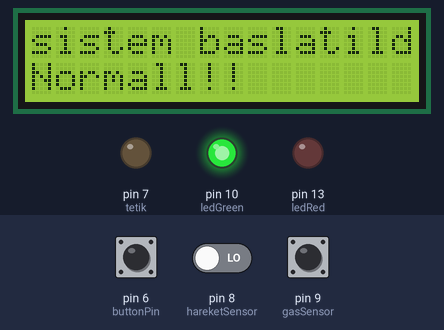
Recording of a sketch running on a simulated Arduino Uno, built with avr-gcc and run on an emulated ATmega328P. Shown: 16×2 character LCD, output pins drawn as LEDs (lit = HIGH). The test bench sets the inputs (shaded band); at power-on: pin 8 (hareketSensor) LOW, pin 9 (gasSensor) LOW, pin 6 (buttonPin) LOW.

Above: at 1.2 s.
1.3 s: pin 8 (hareketSensor) driven HIGH
At 2.0 s:
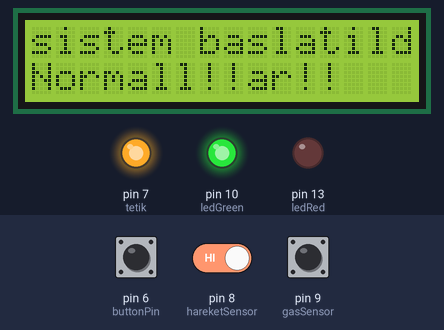
2.9 s: pin 9 (gasSensor) driven HIGH
At 4.4 s:
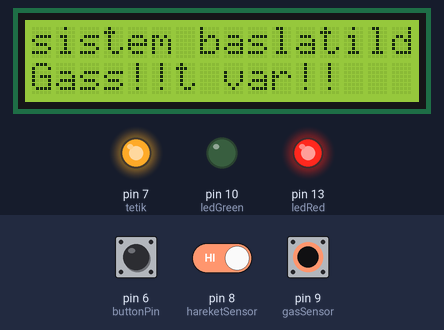
4.8 s: pin 8 (hareketSensor) driven LOW
At 5.2 s:
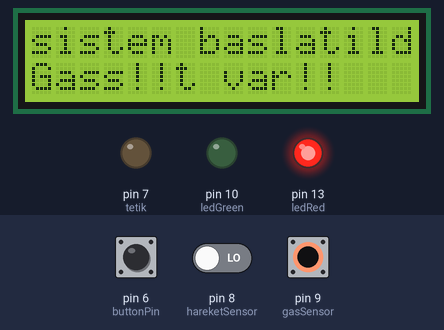
6.4 s: pin 6 (buttonPin) pulled HIGH for 0.25 s
At 8.1 s:
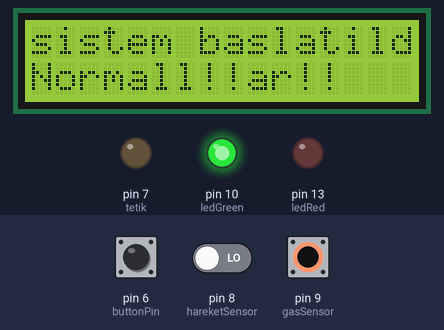
8.4 s: pin 9 (gasSensor) pulsed LOW 5 times (0.12 s each, 0.3 s apart)
At 11.0 s:
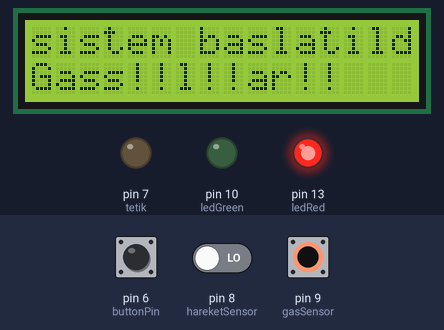
11.4 s: pin 6 (buttonPin) pulled HIGH for 1 s
At 12.9 s:
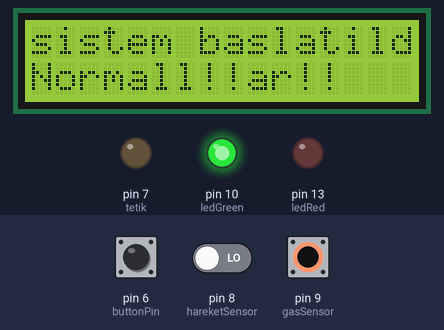
Timing chart, 0 to 14.4 s (numbered marks = the images above; inputs shaded):
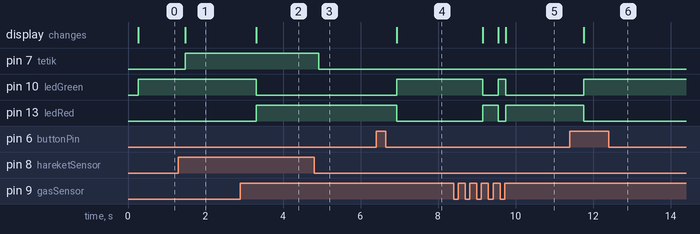

The sketch:

sketch_may26a.ino
```cpp
#include <LiquidCrystal.h>
//bayrak pinlerini ayarlamak için
LiquidCrystal lcd(12, 11, 5, 4, 3, 2);

//sensör, buton ve led pinleri
int hareketSensor = 8;
int gasSensor     = 9;
int buttonPin     = 6;
int ledRed        = 13;
int ledGreen      = 10;
int tetik         = 7;

//gaz, buton ve sistem kapatma durumu
boolean gasStat    = 0;
boolean buttonStat = 0;
boolean systemFlag = 0;
boolean hareketSensorValue = 0;


void setup() {
  lcd.begin(16,2);

  //giriş ve çıkış pin atamalrı
  pinMode(ledRed, OUTPUT);
  pinMode(ledGreen, OUTPUT);
  pinMode(tetik, OUTPUT);
  pinMode(gasSensor, INPUT);
  pinMode(hareketSensor, INPUT);
  pinMode(buttonPin, INPUT);
  digitalWrite(ledRed, LOW);
  digitalWrite(ledGreen, LOW);
  lcd.print("sistem baslatildi.....");

}

void loop() {
  //pinleri aldık
  gasStat = digitalRead(gasSensor);
  delay(50);
  buttonStat = digitalRead(buttonPin);
  delay(50);
  hareketSensorValue= digitalRead(hareketSensor);
  delay(100);

  if(hareketSensorValue==1)
  {
    digitalWrite(tetik, HIGH);
    //alt satır sağa
    lcd.setCursor(0,1);
    lcd.print("hareket var!!");
  }else{
    digitalWrite(tetik, LOW);
  };


  //gaz durumu 1 sistem 0 ise
  if(gasStat == 1 && systemFlag == 0){
    //buton 1 ise sistem 1 yapıp işlemi durduracak
    if(buttonStat == 1){
      systemFlag = 1;
    }
    //gaz olduğuna dair kırmızı led yanar
    digitalWrite(ledGreen, LOW);
    digitalWrite(ledRed, HIGH);
    lcd.setCursor(0,1);
    lcd.print("Gass!!");
    }else{
      //gaz olmadığında yeşil led yanacak/
      if(gasStat == 0){
        systemFlag = 0;
      }
    digitalWrite(ledGreen, HIGH);
    digitalWrite(ledRed, LOW);
    lcd.setCursor(0,1);
    lcd.print("Normall!!");
 };
}
```

Measured:
- after the input at 1.3 s, pin 7 (tetik): LOW → HIGH after 0.17 s; the display: changes after 0.18 s (image 1)
- after the input at 2.9 s, pin 10 (ledGreen): HIGH → LOW after 0.40 s; pin 13 (ledRed): LOW → HIGH after 0.40 s; the display: changes after 0.41 s (image 2)
- after the input at 4.8 s, pin 7 (tetik): HIGH → LOW after 0.12 s
- after the input at 6.4 s, pin 10 (ledGreen): LOW → HIGH after 0.53 s; pin 13 (ledRed): HIGH → LOW after 0.53 s; the display: changes after 0.54 s (image 4)
- after the input at 8.4 s, pin 10 (ledGreen): HIGH → LOW after 0.75 s, → HIGH 0.40 s later, → LOW 0.20 s later; pin 13 (ledRed): LOW → HIGH after 0.75 s, → LOW 0.40 s later, → HIGH 0.20 s later; the display: changes after 0.75 s (image 5)
- after the input at 11.4 s, pin 10 (ledGreen): LOW → HIGH after 0.36 s; pin 13 (ledRed): HIGH → LOW after 0.36 s; the display: changes after 0.36 s (image 6)
